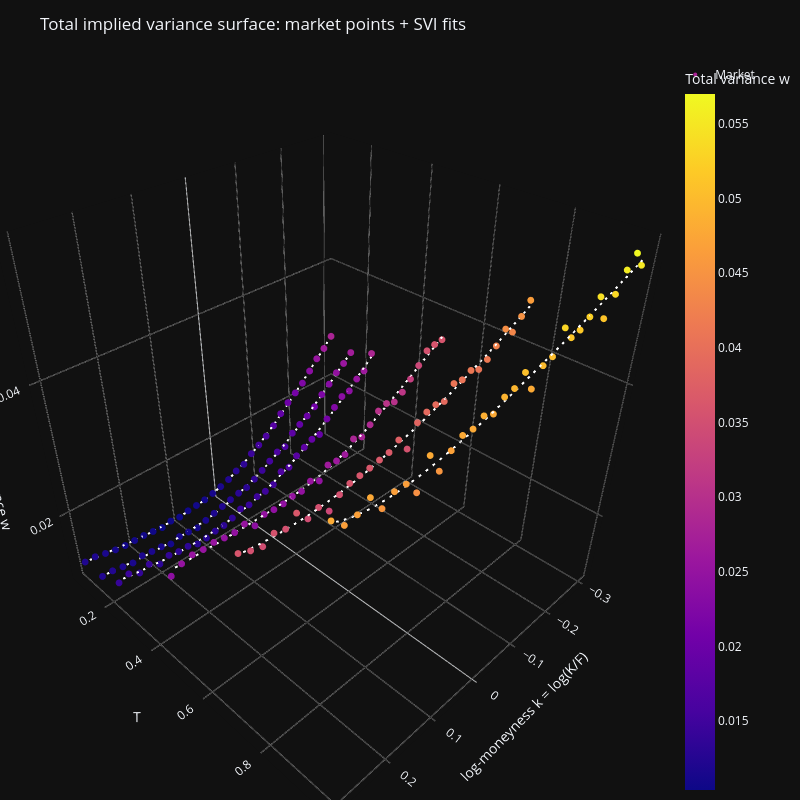

The notebook cell this image was saved under:
### Code cell
import plotly.graph_objects as go

fig = go.Figure()

fig.add_trace(
    go.Scatter3d(
        x=df["log_moneyness"],
        y=df["T"],
        z=df["w"],
        mode="markers",
        name="Market",
        marker=dict(
            size=4,
            color=df["w"],
            colorscale="Plasma",
            colorbar=dict(title="Total variance w")))
            
            )

for T, (lm_grid, w_fit) in w_fit_by_t.items():
    fig.add_trace(
        go.Scatter3d(
            x=lm_grid,
            y=np.full_like(lm_grid, T),
            z=w_fit,
            mode="lines",
            name=f"SVI fit T={T:.2f}",
            line=dict(
                color="rgba(255,255,255,0.55)",
                width=4,
                dash="dash"
            ),
            showlegend=False))
fig.update_layout(
    template="plotly_dark",
    title="Total implied variance surface: market points + SVI fits",
    width=800,
    height=800,
    scene=dict(
        xaxis_title="log-moneyness k = log(K/F)",
        yaxis_title="T",
        zaxis_title="Total implied variance w",
        xaxis=dict(showgrid=True, gridcolor="rgba(255,255,255,0.12)"),
        yaxis=dict(showgrid=True, gridcolor="rgba(255,255,255,0.12)"),
        zaxis=dict(showgrid=True, gridcolor="rgba(255,255,255,0.12)"),
    ),
    margin=dict(l=0, r=0, t=60, b=0),
)

fig.show()

### Figure 1 — Plotly figure (JSON) as saved in the notebook; plotly's stock layout.template omitted (floating-point values rounded to 4 significant figures; data arrays with more than 128 entries replaced by an {"elided": "..."} marker saying what was removed)
{"data": [{"marker": {"color": {"elided": "186 float values"}, "colorbar": {"title": {"text": "Total variance w"}}, "colorscale": [[0, "#0d0887"], [0.1111, "#46039f"], [0.2222, "#7201a8"], [0.3333, "#9c179e"], [0.4444, "#bd3786"], [0.5556, "#d8576b"], [0.6667, "#ed7953"], [0.7778, "#fb9f3a"], [0.8889, "#fdca26"], [1, "#f0f921"]], "size": 4}, "mode": "markers", "name": "Market", "type": "scatter3d", "x": {"elided": "186 float values"}, "y": {"elided": "186 float values"}, "z": {"elided": "186 float values"}}, {"line": {"color": "rgba(255,255,255,0.55)", "dash": "dash", "width": 4}, "mode": "lines", "name": "SVI fit T=0.08", "showlegend": false, "type": "scatter3d", "x": {"elided": "200 float values"}, "y": {"elided": "200 float values"}, "z": {"elided": "200 float values"}}, {"line": {"color": "rgba(255,255,255,0.55)", "dash": "dash", "width": 4}, "mode": "lines", "name": "SVI fit T=0.16", "showlegend": false, "type": "scatter3d", "x": {"elided": "200 float values"}, "y": {"elided": "200 float values"}, "z": {"elided": "200 float values"}}, {"line": {"color": "rgba(255,255,255,0.55)", "dash": "dash", "width": 4}, "mode": "lines", "name": "SVI fit T=0.25", "showlegend": false, "type": "scatter3d", "x": {"elided": "200 float values"}, "y": {"elided": "200 float values"}, "z": {"elided": "200 float values"}}, {"line": {"color": "rgba(255,255,255,0.55)", "dash": "dash", "width": 4}, "mode": "lines", "name": "SVI fit T=0.49", "showlegend": false, "type": "scatter3d", "x": {"elided": "200 float values"}, "y": {"elided": "200 float values"}, "z": {"elided": "200 float values"}}, {"line": {"color": "rgba(255,255,255,0.55)", "dash": "dash", "width": 4}, "mode": "lines", "name": "SVI fit T=0.74", "showlegend": false, "type": "scatter3d", "x": {"elided": "200 float values"}, "y": {"elided": "200 float values"}, "z": {"elided": "200 float values"}}, {"line": {"color": "rgba(255,255,255,0.55)", "dash": "dash", "width": 4}, "mode": "lines", "name": "SVI fit T=0.99", "showlegend": false, "type": "scatter3d", "x": {"elided": "200 float values"}, "y": {"elided": "200 float values"}, "z": {"elided": "200 float values"}}], "layout": {"height": 800, "margin": {"b": 0, "l": 0, "r": 0, "t": 60}, "scene": {"xaxis": {"gridcolor": "rgba(255,255,255,0.12)", "showgrid": true, "title": {"text": "log-moneyness k = log(K/F)"}}, "yaxis": {"gridcolor": "rgba(255,255,255,0.12)", "showgrid": true, "title": {"text": "T"}}, "zaxis": {"gridcolor": "rgba(255,255,255,0.12)", "showgrid": true, "title": {"text": "Total implied variance w"}}}, "title": {"text": "Total implied variance surface: market points + SVI fits"}, "width": 800}}
